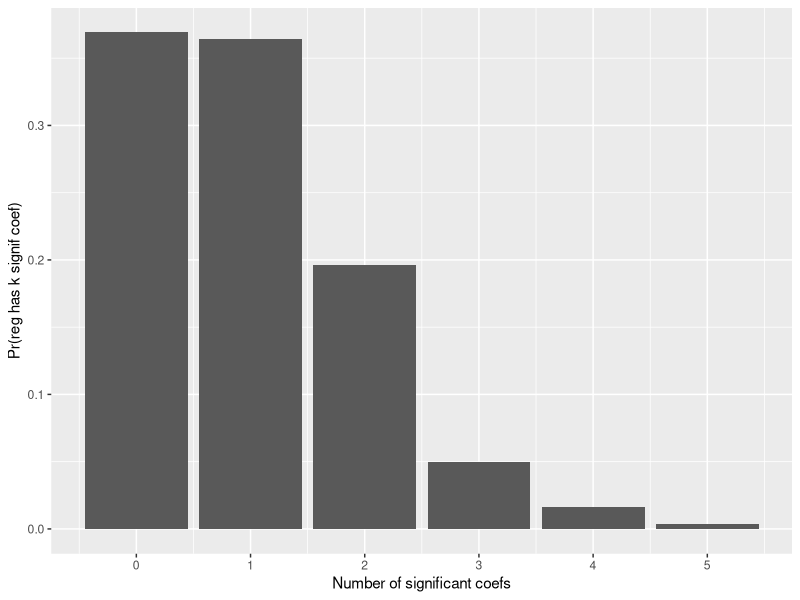

This chart was generated by the following R code:
## ---- chunk 1
library("tidyverse")
library("broom")
library("stringr")
library("magrittr")
## ---- chunk 2
sim_reg_nothing <- function(n, k, sigma = 1, .id = NULL) {
  .data <- rnorm(n * k, mean = 0, sd = 1) %>%
    matrix(nrow = n, ncol = k) %>%
    set_colnames(str_c("X", seq_len(k))) %>%
    as_tibble()
  .data$y <- rnorm(n, mean = 0, sd = 1)
  # Run first regression
  .formula1 <- as.formula(str_c("y", "~", str_c("X", seq_len(k), collapse = "+")))
  mod <- lm(.formula1, data = .data, model = FALSE)
  df <- tidy(mod)
  df[[".id"]] <- .id
  df
}
## ---- chunk 3
n <- 1000
k <- 19
results_sim <- sim_reg_nothing(n, k)
## ---- chunk 4
alpha <- 0.05
arrange(results_sim, p.value) %>%
  select(term, estimate, statistic, p.value) %>%
  head(n = 20)
## ---- chunk 5
number_sims <- 1024
sims <- map_df(seq_len(number_sims),
               function(i) {
                 sim_reg_nothing(n, k, .id = i)
               })
## ---- chunk 6
n_sig <-
  sims %>%
  group_by(.id) %>%
  summarise(num_sig = sum(p.value < alpha)) %>%
  count(num_sig) %>%
  ungroup() %>%
  mutate(p = n / sum(n))
## ---- chunk 7
sims %>%
  summarise(num_sig = sum(p.value < alpha), n = n()) %>%
  ungroup() %>%
  mutate(p = num_sig / n)
## ---- chunk 8
ggplot(n_sig, aes(x = num_sig, y = p)) +
  geom_bar(stat = "identity") +
  scale_x_continuous("Number of significant coefs",
                     breaks = unique(n_sig$num_sig)) +
  labs(y = "Pr(reg has k signif coef)")
## ---- chunk 9
(1 - (1 - alpha) ^ (k + 1))
## ---- chunk 10
sim_datasnoop <- function(n = 100, k = 50, p = 0.10) {
  .data <- rnorm(n * k, mean = 0, sd = 1) %>%
    matrix(nrow = n, ncol = k) %>%
    set_colnames(str_c("X", seq_len(k))) %>%
    as_tibble()
  .data$y <- rnorm(n, mean = 0, sd = 1)
  # Run first regression
  .formula1 <- as.formula(str_c("y", "~", str_c("X", seq_len(k), collapse = "+")))
  mod1 <- lm(.formula1, data = .data, model = FALSE)
  
  # Select model with only significant values (ignoring intercept)
  signif_x <-
    tidy(mod1) %>%
    filter(p.value < p, 
           term != "(Intercept)") %>%
    `[[`("term")
  if (length(signif_x > 0)) {
    .formula2 <- str_c(str_c("y", "~", str_c(signif_x, collapse = "+")))
    mod2 <- lm(.formula2, data = .data, model = FALSE)
  } else {
    mod2 <- NULL
  }
  tibble(mod1 = list(mod1), mod2 = list(mod2))
}
## ---- chunk 11
n_sims <- 1024
alpha <- 0.05
sims <- rerun(n_sims, sim_datasnoop()) %>%
  bind_rows() %>%
  mutate(
    r2_1 = map_dbl(mod1, ~ glance(.x)$r.squared),
    r2_2 = map_dbl(mod2, function(x) if (is.null(x)) NA_real_ else glance(x)$r.squared),
    pvalue_1 = map_dbl(mod1, ~ glance(.x)$p.value),
    pvalue_2 = map_dbl(mod2, function(x) if (is.null(x)) NA_real_ else glance(x)$p.value),
    sig_1 = map_dbl(mod1,
                      ~ nrow(filter(tidy(.x), term != "(Intercept)", p.value < alpha))),
    sig_2 = map_dbl(mod2,
                      function(x) {
                        if (is.null(x)) NA_real_
                        else nrow(filter(tidy(x), term != "(Intercept)", p.value < alpha))
                      })
    )
select(sims, r2_1, r2_2, pvalue_1, pvalue_2, sig_1, sig_2) %>%
  summarise_all(funs(mean(., na.rm = TRUE)))
